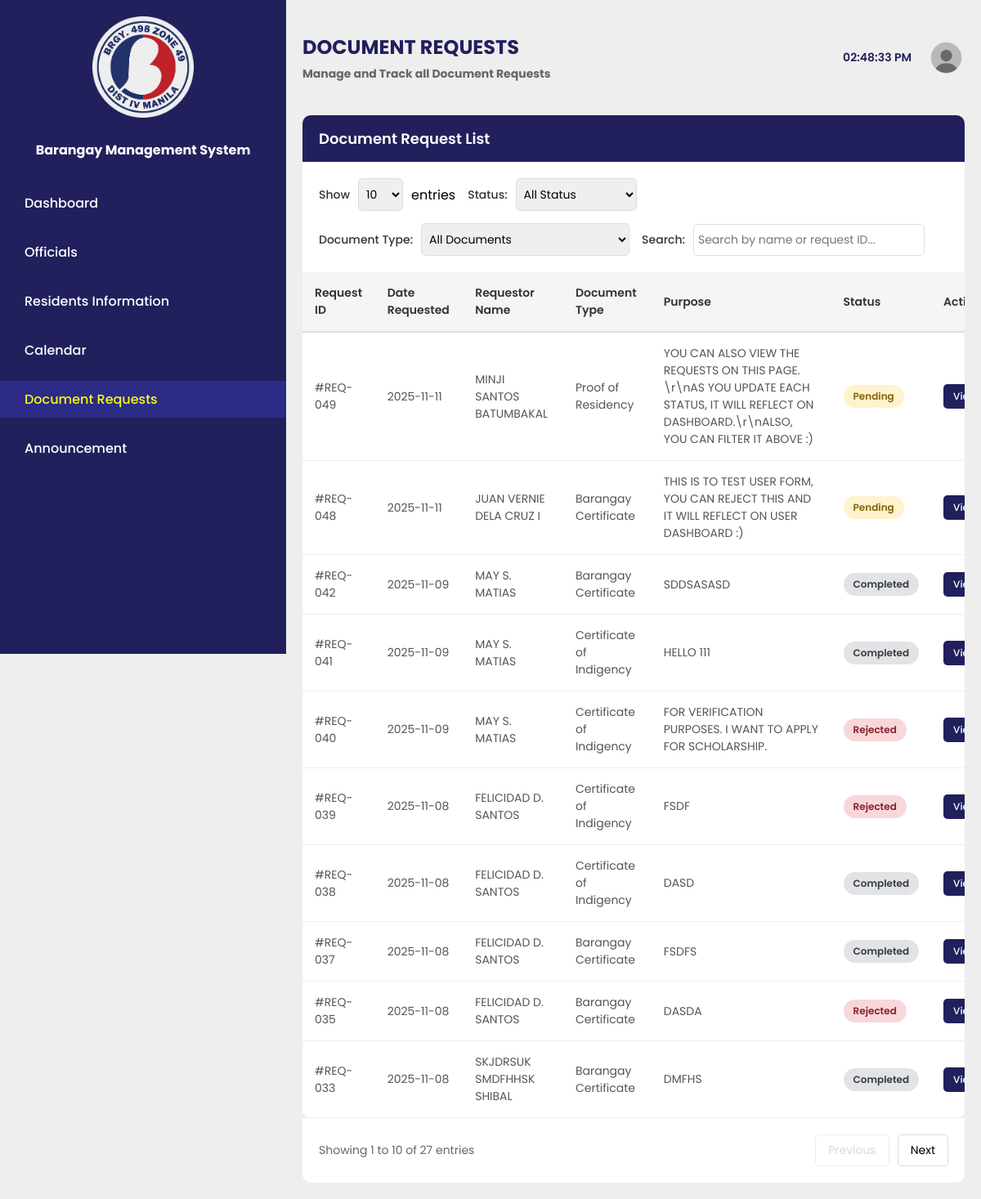
Screenshot of /admin-document-req/admin-document-requests.php with the database file from the repository.
### tables this page shows
CREATE TABLE `document_requests` (
  `request_id` int(11) NOT NULL,
  `user_id` int(11) DEFAULT NULL,
  `date_requested` datetime DEFAULT current_timestamp(),
  `resident_name` varchar(255) NOT NULL,
  `document_type` enum('Barangay Certificate','Certificate of Indigency','Proof of Residency','Barangay Business Permit','Barangay ID','First Time Job Seeker Certificate') NOT NULL,
  `purpose` text NOT NULL,
  `status` enum('pending','processing','ready','completed','rejected') DEFAULT 'pending',
  `rejection_reason` text DEFAULT NULL,
  `contact_number` varchar(20) DEFAULT NULL,
  `expected_date` date DEFAULT NULL,
  `additional_notes` text DEFAULT NULL,
  `selfie_image` varchar(255) DEFAULT NULL,
  `id_image` varchar(255) DEFAULT NULL,
  `date_updated` datetime DEFAULT current_timestamp() ON UPDATE current_timestamp()
);

### admin-document-req/admin-document-requests.php (the view, shortened to what this page needs)
<?php
$servername = "localhost";
$username = "root";
$password = "";
$dbname = "498portal";
$conn = new mysqli($servername, $username, $password, $dbname);
$sql = "SELECT * FROM document_requests WHERE 1=1";
$sql .= " ORDER BY date_requested DESC";
$result = $conn->query($sql);
?>
<!DOCTYPE html>
<html lang="en">
  <head>
    <link rel="stylesheet" href="../admin-document-req/admin-document-requests.css" />
    <link rel="stylesheet" href="../preloader/preloader.css" />
    <link rel="stylesheet" href="../logout-modal.css" />
  </head>
  <body>
    <div class="sidebar" id="sidebar">
      <img
        src="../images/barangay-logo.png"
        alt="barangay-logo"
        class="barangay-logo"
      />
      <h1>Barangay Management System</h1>
      <nav class="menu">
        <ul class="menu-items">
          <li>
            <a href="../admin-dashboard.php">Dashboard</a>
          </li>
          <li><a href="../admin-officials/admin-officials.php">Officials</a></li>
          <li>
            <a href="../admin-residents-info/admin-residents.php"
              >Residents Information</a
            >
          </li>
          <li><a href="../admin-calendar/admin-calendar.php">Calendar</a></li>
          <li>
            <a
              href="../admin-document-req/admin-document-requests.php"
              class="active"
              >Document Requests</a
            >
          </li>
          <li>
            <a href="../admin-announcement/admin-announcement.php">Announcement</a>
          </li>
        </ul>
      </nav>
    </div>
    <div class="main-container">
      <div class="header">
        <div class="header-left">
          <h1>DOCUMENT REQUESTS</h1>
          <p>Manage and Track all Document Requests</p>
        </div>
        <div class="header-right">
          <div class="clock" id="clock">12:00:00 AM</div>
          <a href="#" id="logoutBtn">
            <img src="../images/logout.png" alt="logout" class="logout-logo" />
          </a>
        </div>
      </div>
      <div class="content-container">
        <div class="content-header">
          <h2>Document Request List</h2>
        </div>
        <div class="filter-section">
          <div class="filter-group">
            <label>Show</label>
            <select id="entriesPerPage">
              <option value="10">10</option>
            </select>
            <span>entries</span>
          </div>
          <div class="filter-group">
            <label>Status:</label>
            <select id="statusFilter">
              <option value="all">All Status</option>
            </select>
          </div>
          <div class="filter-group">
            <label>Document Type:</label>
            <select id="documentFilter">
              <option value="all">All Documents</option>
            </select>
          </div>
          <div class="filter-group">
            <label>Search:</label>
            <input
              type="text"
              id="searchInput"
              class="search-input"
              placeholder="Search by name or request ID..."
            />
          </div>
        </div>
        <div class="table-container">
          <table>
            <thead>
              <tr>
                <th>Request ID</th>
                <th>Date Requested</th>
                <th>Requestor Name</th>
                <th>Document Type</th>
                <th>Purpose</th>
                <th>Status</th>
                <th>Action</th>
              </tr>
            </thead>
            <tbody id="requestsTableBody">
              <?php
              if ($result && $result->num_rows > 0) {
                  while($row = $result->fetch_assoc()) {
                      $statusClass = "status-" . $row['status'];
                      $statusText = ucfirst(str_replace('_', ' ', $row['status']));
                      if ($row['status'] === 'ready') {
                          $statusText = 'Ready for Pickup';
                      }
                      echo "<tr data-request-id='{$row['request_id']}'>";
                      echo "<td>#REQ-" . str_pad($row['request_id'], 3, '0', STR_PAD_LEFT) . "</td>";
                      echo "<td>" . date('Y-m-d', strtotime($row['date_requested'])) . "</td>";
                      echo "<td>" . htmlspecialchars($row['resident_name']) . "</td>";
                      echo "<td>" . htmlspecialchars($row['document_type']) . "</td>";
                      echo "<td>" . htmlspecialchars($row['purpose']) . "</td>";
                      echo "<td><span class='status-badge {$statusClass}'>{$statusText}</span></td>";
                      echo "<td><div class='action-buttons'>";
                      echo "<button class='btn btn-view' onclick='viewRequest({$row['request_id']})'>View</button>";
                      echo "</div></td>";
                      echo "</tr>";
                  }
              } else {
                  echo "<tr><td colspan='7' style='text-align: center;'>No document requests found</td></tr>";
              }
              ?>
            </tbody>
          </table>
        </div>
        <div class="pagination">
          <div class="pagination-info">
          </div>
          <div class="pagination-buttons">
            <button id="prevBtn" disabled>Previous</button>
            <button id="nextBtn" disabled>Next</button>
          </div>
        </div>
      </div>
    </div>
  </body>
</html>

### admin-document-req/admin-document-requests.css (style rules this page uses)
* { font-family: Poppins; margin: 0; padding: 0; box-sizing: border-box; }
html { background-color: #eeeeee; scroll-behavior: smooth; }
body { margin: 0; }
.sidebar { position: fixed; background-color: #21205d; color: white; width: 350px; min-height: 100vh; text-align: center; padding: 20px; z-index: 1000; overflow-y: auto; }
.sidebar h1 { padding-bottom: 0px; font-size: 16px; }
.barangay-logo { width: 40%; padding-bottom: 20px; }
.sidebar ul { list-style: none; text-align: start; padding: 0; margin-top: 30px; }
.sidebar ul li { font-weight: 500; margin-bottom: 15px; }
.sidebar li a { text-decoration: none; color: white; display: block; padding: 10px 30px; margin: 0px -20px; border-radius: 0; transition: 0.3s; }
.sidebar li a.active { color: #f5fd12; background: #2c2b85; }
.main-container { margin-left: 350px; background-color: #eeeeee; min-height: 100vh; }
.header { display: flex; justify-content: space-between; align-items: center; padding: 40px 20px 20px 20px; background-color: #eeeeee; }
.header-left h1 { font-size: 24px; color: #21205d; }
.header-left p { color: #666; font-size: 14px; font-weight: bold; margin-top: 5px; }
.header-right { display: flex; align-items: center; gap: 20px; }
.clock { font-size: 14px; font-weight: 600; color: #21205d; }
.logout-logo { width: 45px; border-radius: 50%; display: flex; align-items: center; justify-content: center; cursor: pointer; font-size: 24px; color: white; transition: 0.3s ease-in-out; }
.content-container { padding: 20px; }
.content-header { background-color: #21205d; color: white; padding: 15px 20px; border-radius: 10px 10px 0 0; display: flex; justify-content: space-between; align-items: center; }
.content-header h2 { font-size: 18px; font-weight: 600; }
.filter-section { background-color: white; padding: 20px; display: flex; gap: 15px; align-items: center; flex-wrap: wrap; }
.filter-group { display: flex; align-items: center; gap: 10px; }
.filter-group label { font-size: 14px; font-weight: 500; color: #333; }
.filter-group select, .filter-group input { padding: 8px 5px; border: 1px solid #ddd; border-radius: 5px; font-size: 14px; outline: none; }
.table-container { background-color: white; border-radius: 0 0 10px 10px; overflow-x: auto; }
table { width: 100%; min-width: 1000px; border-collapse: collapse; }
.table-container table td:nth-child(6), .table-container table td:nth-child(7) { white-space: nowrap; }
thead { background-color: #f5f5f5; }
th { padding: 15px; text-align: left; font-weight: 600; font-size: 14px; color: #333; border-bottom: 2px solid #ddd; }
td { padding: 15px; font-size: 14px; color: #555; border-bottom: 1px solid #eee; }
.status-badge { padding: 5px 12px; border-radius: 15px; font-size: 12px; font-weight: 600; display: inline-block; }
.status-pending { background-color: #fff3cd; color: #856404; }
.status-completed { background-color: #e2e3e5; color: #383d41; }
.status-rejected { background-color: #f8d7da; color: #842029; }
.action-buttons { display: flex; gap: 8px; }
.btn { padding: 6px 12px; border: none; border-radius: 5px; cursor: pointer; font-size: 12px; font-weight: 500; transition: 0.3s; }
.btn-view { background-color: #21205d; color: white; }
.pagination { display: flex; justify-content: space-between; align-items: center; padding: 20px; background-color: white; border-radius: 0 0 10px 10px; }
.pagination-info { font-size: 14px; color: #666; }
.pagination-buttons { display: flex; gap: 10px; }
.pagination-buttons button { padding: 8px 15px; border: 1px solid #ddd; background-color: white; border-radius: 5px; cursor: pointer; font-size: 14px; transition: 0.3s; }
.pagination-buttons button:disabled { opacity: 0.5; cursor: not-allowed; }

### rows the page displays
document_requests: request_id "049", date_requested "2025-11-11", resident_name "MINJI SANTOS BATUMBAKAL", document_type "Proof of Residency", purpose "YOU CAN ALSO VIEW THE REQUESTS ON THIS PAGE. \\r\\nAS YOU UPDATE EACH STATUS, IT WILL REFLECT ON DASHBOARD.\\r\\nALSO, YOU CAN FILTER IT ABOVE :)", status "Pending"
document_requests: request_id "048", date_requested "2025-11-11", resident_name "JUAN VERNIE DELA CRUZ I", document_type "Barangay Certificate", purpose "THIS IS TO TEST USER FORM, YOU CAN REJECT THIS AND IT WILL REFLECT ON USER DASHBOARD :)", status "Pending"
document_requests: request_id "042", date_requested "2025-11-09", resident_name "MAY S. MATIAS", document_type "Barangay Certificate", purpose "SDDSASASD", status "Completed"
document_requests: request_id "041", date_requested "2025-11-09", resident_name "MAY S. MATIAS", document_type "Certificate of Indigency", purpose "HELLO 111", status "Completed"
document_requests: request_id "040", date_requested "2025-11-09", resident_name "MAY S. MATIAS", document_type "Certificate of Indigency", purpose "FOR VERIFICATION PURPOSES. I WANT TO APPLY FOR SCHOLARSHIP.", status "Rejected"
document_requests: request_id "039", date_requested "2025-11-08", resident_name "FELICIDAD D. SANTOS", document_type "Certificate of Indigency", purpose "FSDF", status "Rejected"
document_requests: request_id "038", date_requested "2025-11-08", resident_name "FELICIDAD D. SANTOS", document_type "Certificate of Indigency", purpose "DASD", status "Completed"
document_requests: request_id "037", date_requested "2025-11-08", resident_name "FELICIDAD D. SANTOS", document_type "Barangay Certificate", purpose "FSDFS", status "Completed"
document_requests: request_id "035", date_requested "2025-11-08", resident_name "FELICIDAD D. SANTOS", document_type "Barangay Certificate", purpose "DASDA", status "Rejected"
document_requests: request_id "033", date_requested "2025-11-08", resident_name "SKJDRSUK SMDFHHSK SHIBAL", document_type "Barangay Certificate", purpose "DMFHS", status "Completed"
